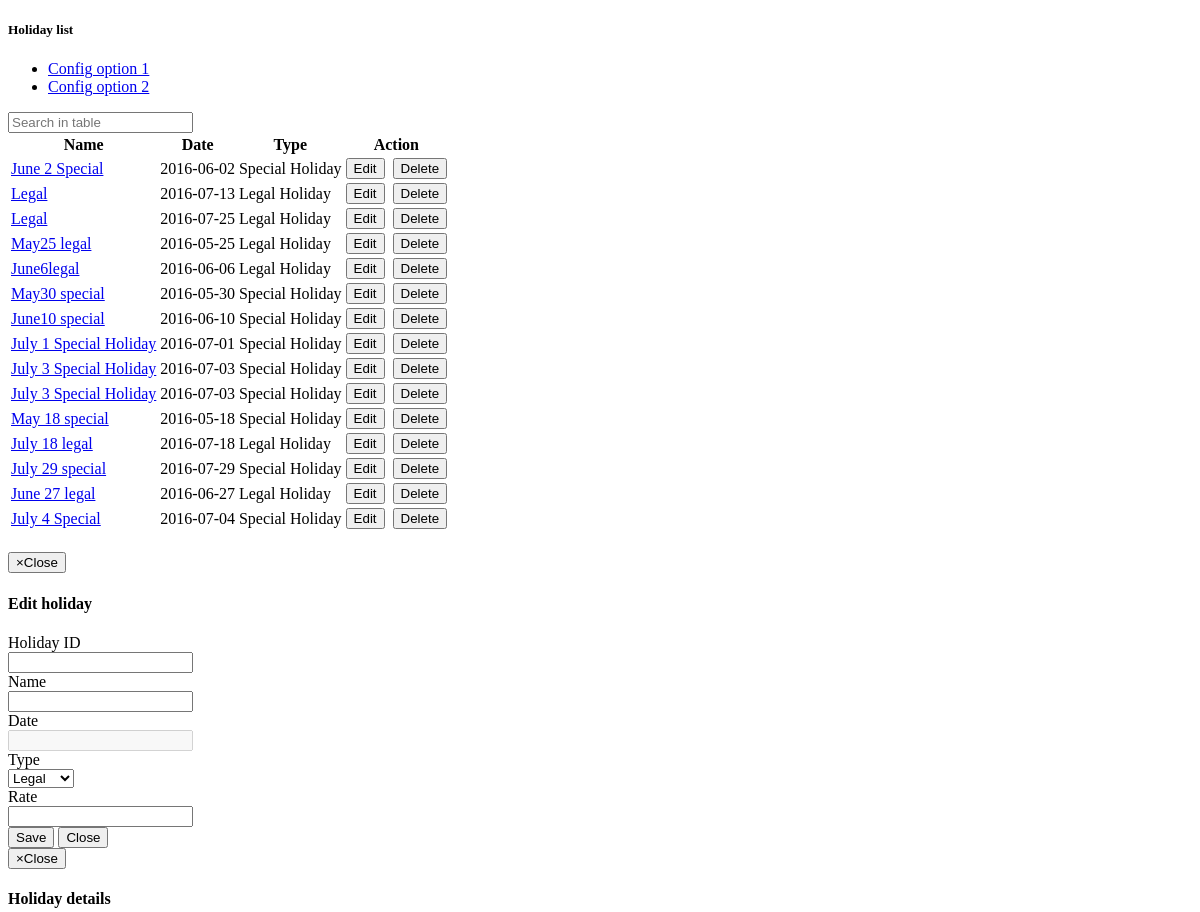
/legalholiday.php (upper part), run on an earlier commit of the app's database.
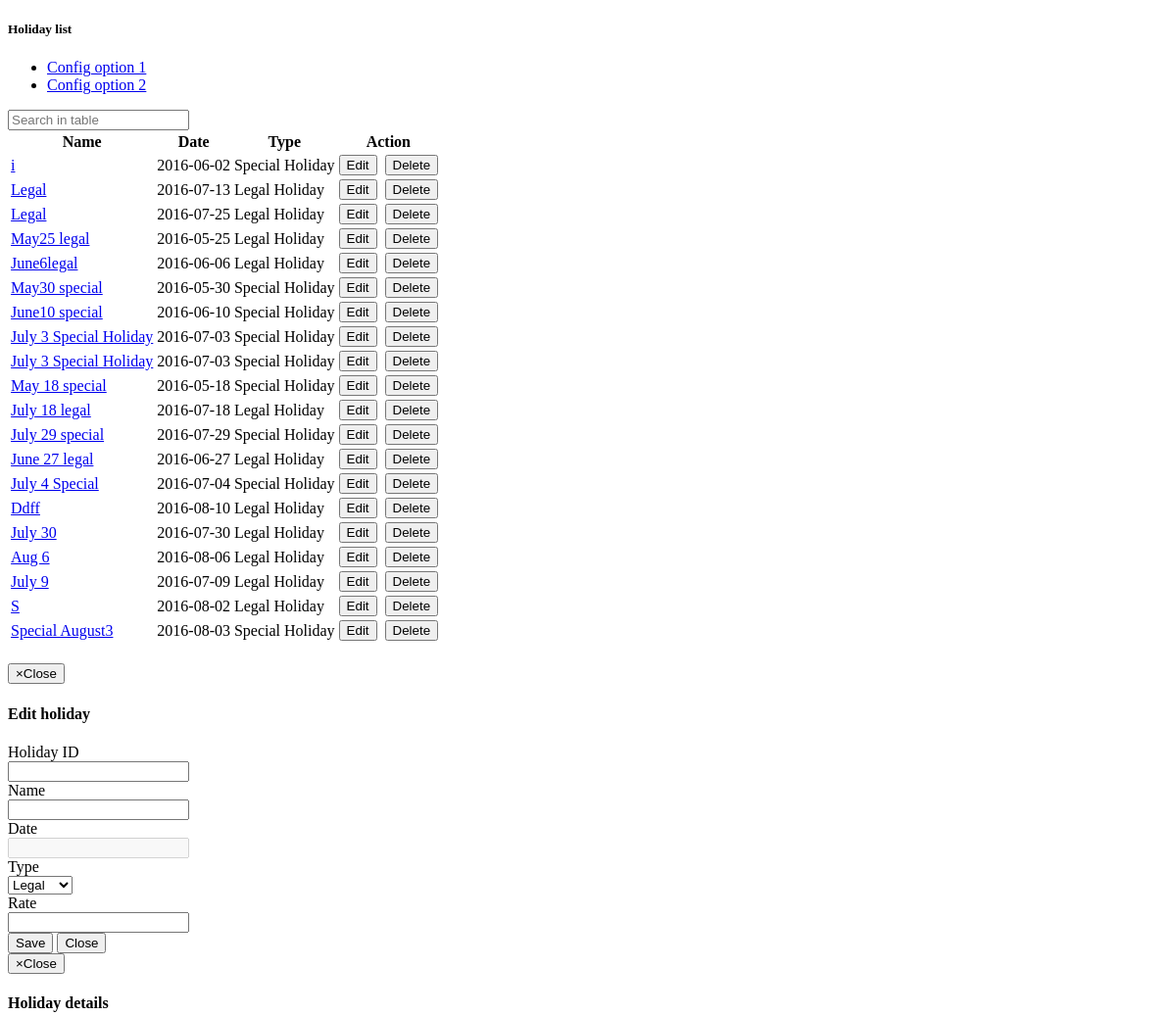
And on a later commit of the database.
### tables this page shows
CREATE TABLE IF NOT EXISTS `holiday` (
  `holiday_id` int(35) NOT NULL,
  `holiday_name` varchar(50) NOT NULL,
  `holiday_date` date NOT NULL,
  `holiday_type` varchar(50) NOT NULL,
  `holiday_rate` double(5,2) NOT NULL,
  `holiday_archive` varchar(50) NOT NULL DEFAULT 'active'
);

### legalholiday.php (the view, shortened to what this page needs)
<!DOCTYPE html>
<html>
	<head>
	</head>
	<body>
		<div class="row">
			<div class="col-lg-12">
				<div class="ibox float-e-margins">
					<div class="ibox-title">
						<h5>Holiday list</h5>
						<div class="ibox-tools">
							<ul class="dropdown-menu dropdown-user">
								<li><a href="#">Config option 1</a>
								</li>
								<li><a href="#">Config option 2</a>
								</li>
							</ul>
						</div>
					</div>
					<div class="ibox-content">
                        <input type="text" class="form-control input-sm m-b-xs" id="filter"
                                   placeholder="Search in table">
						<?php
							include('dbconfig.php');
							if ($result = $mysqli->query("SELECT * FROM holiday WHERE holiday_archive = 'active' ORDER BY holiday_id"))
							{
								if ($result->num_rows > 0)
								{
									echo "<table class='footable table table-stripped' data-page-size='20' data-limit-navigation='5' data-filter=#filter>";
									echo "<thead>";
									echo "<tr>";
									echo "<th>Name</th>";
									echo "<th>Date</th>";
									echo "<th>Type</th>";
									echo "<th style='text-align:center'>Action</th>";
									echo "</tr>";
									echo "</thead>";
									echo "<tfoot>";
									echo "<tr>";
									echo "<td colspan='7'>";
									echo "</td>";
									echo "</tr>";
									echo "</tfoot>";
									while ($row = mysqli_fetch_object($result))
									{
										$holidayid = $row->holiday_id;
										echo "<tr class = 'josh'>";
										echo "<td><a href='#' data-toggle='modal' data-target='#myModal5' class = 'editholidaydialog'
													data-id='$row->holiday_id'
													data-name='$row->holiday_name'
													data-date='$row->holiday_date'
													data-type='$row->holiday_type'
													data-rate='$row->holiday_rate' >" . $row->holiday_name . "</a></td>";
										echo "<td>" . date("Y-m-d",strtotime($row->holiday_date)) . "</td>";
										$type = $row->holiday_type;
										if($type == "Special") {
											echo "<td>Special Holiday</td>";
										} else {
											echo "<td>Legal Holiday</td>";
										}
										echo "<td style='text-align:center'><a href='#' data-toggle='modal' data-target='#myModal4' class = 'editholidaydialog'
													data-id='$row->holiday_id'
													data-name='$row->holiday_name'
													data-date='$row->holiday_date'
													data-type='$row->holiday_type'
													data-rate='$row->holiday_rate'
										><button class='btn btn-info' name = 'edit' type='button'><i class='fa fa-paste'></i> Edit</button></a>&nbsp;&nbsp;";
										echo "<a href='#' id='$holidayid' class = 'delete'><button class='btn btn-danger' type='button'><i class='fa fa-warning'></i> Delete</button></button></a>";
										echo "</td>";
										echo "</tr>";
									}
									echo "</table>";
								}
							}
						?>
					</div>
				</div>
			</div>
        </div>
		<div class="modal inmodal fade" id="myModal4" tabindex="-1" role="dialog"  aria-hidden="true">
			<div class="modal-dialog modal-small">
				<div class="modal-content">
					<div class="modal-header">
						<button type="button" class="close" data-dismiss="modal"><span aria-hidden="true">&times;</span><span class="sr-only">Close</span></button>
						<h4 class="modal-title">Edit holiday</h4>
					</div>
					<div class="modal-body">
						<div class="ibox-content">
							<form id = "myForm" method="POST" action = "editholiday.php" class="form-horizontal">
								<div class="form-group">
									<label class="col-sm-3 control-label">Holiday ID</label>
									<div class="col-md-8"><input id = "holidayid" name = "holidayid" type="text" class="form-control" readonly = "readonly"></div>
								</div>
								<div class="form-group">
									<label class="col-sm-3 control-label">Name</label>
									<div class="col-md-8"><input id = "name" name = "name" type="text" onpaste="return false" onDrop="return false"class="form-control" required="" onKeyPress="return lettersonly(this, event)"></div>
								</div>
								<div class="form-group">
									<label class="col-sm-3 control-label">Date</label>
									<div class="col-md-8"><input id = "date" name = "daterange" type="text" class="form-control" readonly="readonly" required="" disabled></div>
								</div>
								<div class="form-group">
									<label class="col-sm-3 control-label">Type</label>
									<div class="col-md-8"><select id = "type" name = "type" class = "form-control"><option value = "Regular">Legal</option><option value = "Special">Special</option></select></div>
								</div>
								<div class="form-group">
									<label class="col-sm-3 control-label">Rate</label>
									<div class="col-md-8"><input id = "rate" name = "rate" class="form-control" onKeyPress="return doubleonly(this, event)"></div>
								</div>
						</div>
					</div>
					<div class="modal-footer">
						<button type="submit" name = "edit" class="btn btn-primary"><i class='fa fa-save'></i> Save</button>
						<button type="button" class="btn btn-white" data-dismiss="modal">Close</button>
					</div>
				</div>
			</div>
		</div>
		<div class="modal inmodal fade" id="myModal5" tabindex="-1" role="dialog"  aria-hidden="true">
			<div class="modal-dialog modal-small">
				<div class="modal-content">
					<div class="modal-header">
						<button type="button" class="close" data-dismiss="modal"><span aria-hidden="true">&times;</span><span class="sr-only">Close</span></button>
						<h4 class="modal-title">Holiday details</h4>
					</div>
				</div>
			</div>
		</div>
		<?php
			include('menufooter.php');
		?>
	</body>
</html>

### menufooter.php (shortened to what this page needs)
</body>
</html>

### legalholiday.php (style rules this page uses)
.form-horizontal .control-label { text-align:left; }

What changed in the data, as far as the page shows it:
no longer on this page (row edited): holiday: holiday_name "July 1 Special Holiday", holiday_date "2016-07-01", holiday_type "Special Holiday"
changed holiday (number 1 of 20 on the later page): holiday_name "June 2 Special" → "i"
added holiday: holiday_name "Ddff", holiday_date "2016-08-10", holiday_type "Legal Holiday"
added holiday: holiday_name "July 30", holiday_date "2016-07-30", holiday_type "Legal Holiday"
added holiday: holiday_name "Aug 6", holiday_date "2016-08-06", holiday_type "Legal Holiday"
added holiday: holiday_name "July 9", holiday_date "2016-07-09", holiday_type "Legal Holiday"
added holiday: holiday_name "S", holiday_date "2016-08-02", holiday_type "Legal Holiday"
added holiday: holiday_name "Special August3", holiday_date "2016-08-03", holiday_type "Special Holiday"
